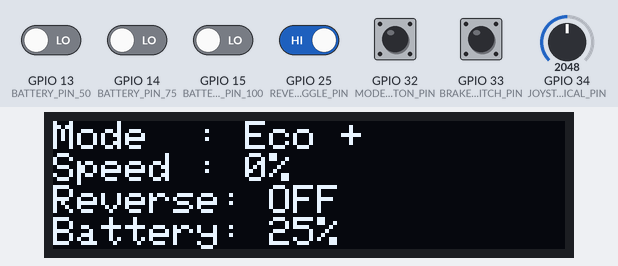
Bench run of a sketch on a simulated ESP32. Parts: 128×32 one-colour display. Inputs (shaded band) come from the test bench; at power-on: GPIO 25 (REVERSE_TOGGLE_PIN), GPIO 32 (MODE_BUTTON_PIN), GPIO 33 (BRAKE_LIMIT_SWITCH_PIN) HIGH, GPIO 13 (BATTERY_PIN_50), GPIO 14 (BATTERY_PIN_75), GPIO 15 (BATTERY_PIN_100) LOW, GPIO 34 (JOYSTICK_VERTICAL_PIN) = 2048.

Above: at 1.2 s.
1.3 s: GPIO 34 (JOYSTICK_VERTICAL_PIN) set to 1905
2.8 s: GPIO 34 (JOYSTICK_VERTICAL_PIN) set to 1779
At 3.9 s:
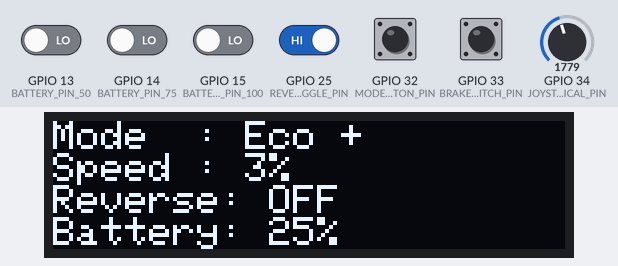
4.3 s: GPIO 25 (REVERSE_TOGGLE_PIN) driven LOW
At 5.5 s:
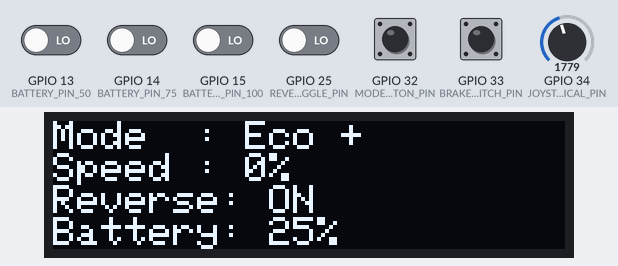
5.8 s: GPIO 32 (MODE_BUTTON_PIN) pulled LOW for 0.15 s
At 6.4 s:
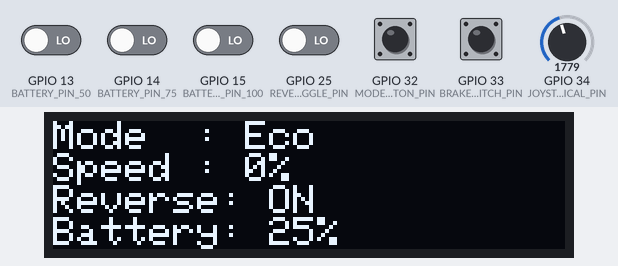
7.4 s: GPIO 32 (MODE_BUTTON_PIN) pulled LOW for 1 s
At 8.1 s:
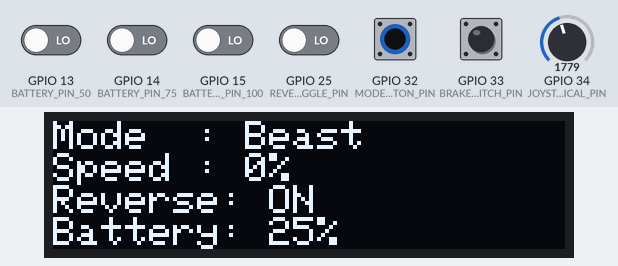
9.9 s: GPIO 25 (REVERSE_TOGGLE_PIN) driven HIGH
At 11.2 s:
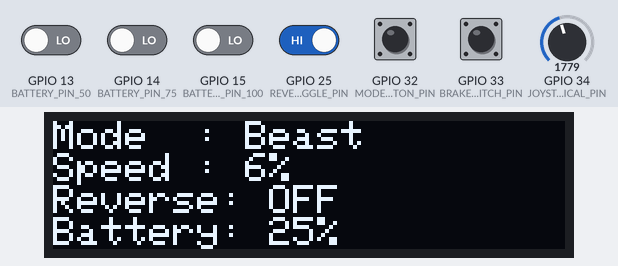
Timing chart, 0 to 12.4 s (numbered marks = the images above; inputs shaded):
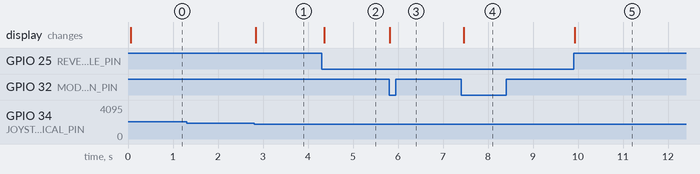

The sketch:

Final_Master.ino
```cpp
#include <esp_now.h>
#include <WiFi.h>
#include <Adafruit_SSD1306.h>


#define JOYSTICK_VERTICAL_PIN 34
#define MODE_BUTTON_PIN 32
#define BRAKE_LIMIT_SWITCH_PIN 33
#define REVERSE_TOGGLE_PIN 25


#define SCREEN_WIDTH 128
#define SCREEN_HEIGHT 32
#define OLED_RESET -1

Adafruit_SSD1306 display(SCREEN_WIDTH, SCREEN_HEIGHT, &Wire, OLED_RESET);

uint8_t slaveMacAddress[] = {0x34, 0x5F, 0x45, 0xE7, 0x6D, 0xC0};

uint8_t currentMode = 1;
bool isConnected = false;
bool isReversed = false;

// Battery level pins
#define BATTERY_PIN_25 12
#define BATTERY_PIN_50 13
#define BATTERY_PIN_75 14
#define BATTERY_PIN_100 15


void onDataSent(const uint8_t *mac_addr, esp_now_send_status_t status) {
    isConnected = (status == ESP_NOW_SEND_SUCCESS);
}

void onDataReceived(const esp_now_recv_info_t *recv_info, const uint8_t *data, int len) {

}

int smoothThrottle(int joystickValue) {
    const int JOYSTICK_FORWARD = 0;
    const int JOYSTICK_CENTER = 1880;
    const int JOYSTICK_BACKWARD = 4095;
    const int deadZone = 50;

    if (abs(joystickValue - JOYSTICK_CENTER) < deadZone) return 0;

    int throttleValue = 0;

    if (!isReversed) {
        if (joystickValue < JOYSTICK_CENTER) {
            throttleValue = map(joystickValue, JOYSTICK_FORWARD, JOYSTICK_CENTER, 100, 0);
        }
    } else {
        if (joystickValue > JOYSTICK_CENTER) {
            throttleValue = map(joystickValue, JOYSTICK_CENTER, JOYSTICK_BACKWARD, 0, 100);
        }
    }

    switch(currentMode) {
        case 1: throttleValue *= 0.5; break;
        case 2: throttleValue *= 0.7; break;
        case 3: break;
    }

    return constrain(throttleValue, 0, 100);
}

void sendThrottleValue() {
    int verticalJoystickValue = analogRead(JOYSTICK_VERTICAL_PIN);
    int throttleValue = smoothThrottle(verticalJoystickValue);

    if (digitalRead(BRAKE_LIMIT_SWITCH_PIN) == LOW) throttleValue = 0;

    int8_t sendValue = throttleValue;
    if (isReversed) sendValue |= 0x80;

    esp_now_send(slaveMacAddress, (uint8_t *)&sendValue, sizeof(sendValue));

    display.clearDisplay();
    display.setTextSize(1);
    display.setTextColor(SSD1306_WHITE);
    display.setCursor(0, 0);
    display.printf("Mode  : %s\n", currentMode == 1 ? "Eco +" : currentMode == 2 ? "Eco" : "Beast");
    display.printf("Speed : %d%%\n", throttleValue);
    display.printf("Reverse: %s\n", isReversed ? "ON" : "OFF");

    int batteryLevel = digitalRead(BATTERY_PIN_100) ? 100 :
                     digitalRead(BATTERY_PIN_75) ? 75 :
                     digitalRead(BATTERY_PIN_50) ? 50 : 25;
    display.printf("Battery: %d%%\n", batteryLevel);
    display.printf("Board : %s\n", isConnected ? "Connected" : "Not Found");
    display.display();
}

void handleModeChange() {
    static unsigned long lastPress = 0;
    if (millis() - lastPress > 300) {
        lastPress = millis();
        currentMode = (currentMode % 3) + 1;
    }
}

void setup() {
    Serial.begin(115200);

    pinMode(MODE_BUTTON_PIN, INPUT_PULLUP);
    pinMode(BRAKE_LIMIT_SWITCH_PIN, INPUT_PULLUP);
    pinMode(REVERSE_TOGGLE_PIN, INPUT_PULLUP);
    pinMode(BATTERY_PIN_25, INPUT);
    pinMode(BATTERY_PIN_50, INPUT);
    pinMode(BATTERY_PIN_75, INPUT);
    pinMode(BATTERY_PIN_100, INPUT);


    attachInterrupt(digitalPinToInterrupt(MODE_BUTTON_PIN), handleModeChange, FALLING);

    WiFi.mode(WIFI_STA);
    if (esp_now_init() != ESP_OK) return;

    esp_now_peer_info_t peerInfo;
    memcpy(peerInfo.peer_addr, slaveMacAddress, 6);
    peerInfo.channel = 0;
    peerInfo.encrypt = false;
    esp_now_add_peer(&peerInfo);


    esp_now_register_send_cb(onDataSent);
    esp_now_register_recv_cb(onDataReceived);


    if (!display.begin(SSD1306_SWITCHCAPVCC, 0x3C)) while(1);
    display.clearDisplay();
    display.display();
}

void loop() {
    isReversed = (digitalRead(REVERSE_TOGGLE_PIN) == LOW);
    sendThrottleValue();
    delay(50);
}
```

Measured:
- the behaviour switches between 1831 and 1830 on GPIO 34 (JOYSTICK_VERTICAL_PIN) (found by bisection; images 0 and 1)
- after the input at 1.3 s, every drawn part: stays the same
- after the input at 2.8 s, the display: changes at once (image 1)
- after the input at 4.3 s, the display: changes after 0.06 s (image 2)
- after the input at 5.8 s, the display: changes at once (image 3)
- after the input at 7.4 s, the display: changes after 0.06 s (image 4)
- after the input at 9.9 s, the display: changes at once (image 5)
